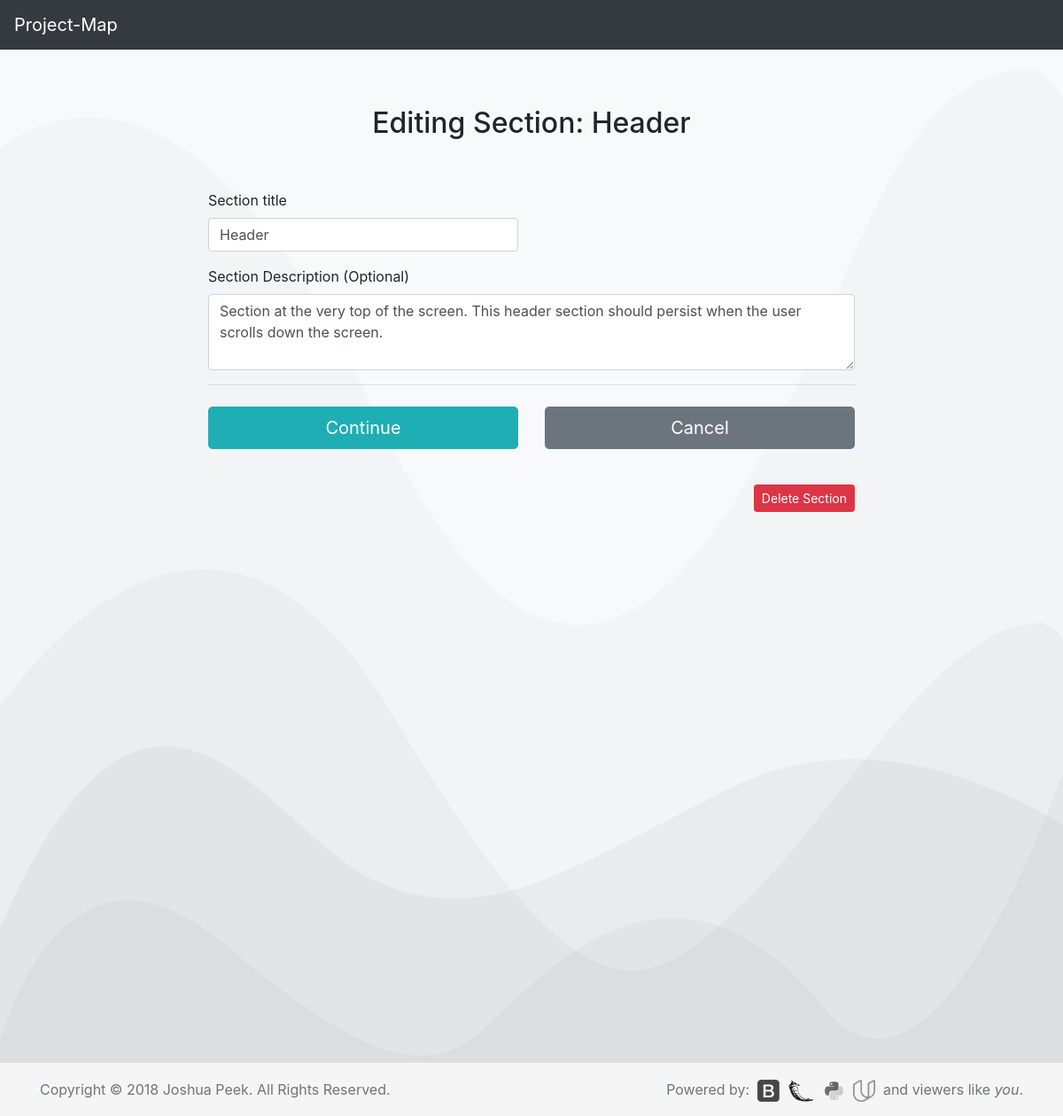
Page /sctn?1&ed on the earlier database version.
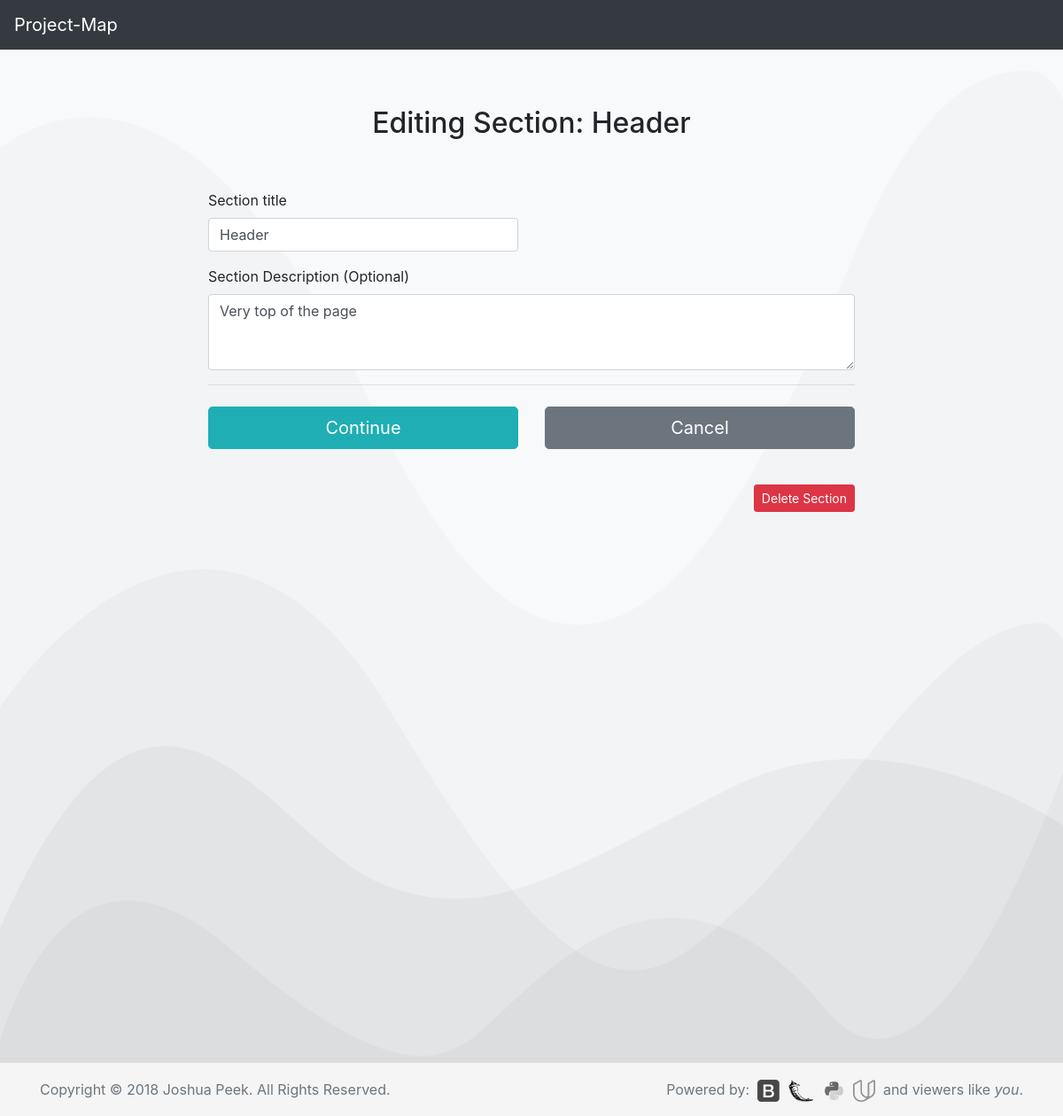
Same page on the later database version.
### database_setup.py (models this page shows, shortened)
class Section(Base):
    __tablename__ = 'section'
    id = Column(Integer, primary_key=True)
    title = Column(String(250), nullable=False)
    description = Column(String(500))
    project_id = Column(Integer, ForeignKey('project.id'))
    project = relationship(Project)

### app.py (the view)
@app.route('/sctn?<int:section_id>&ed', methods=['GET', 'POST'])
def editSection(section_id):
    editSection=session.query(Section).filter_by(id=section_id).one()
    ss=session.query(ScreenSection).filter_by(section_id=section_id).one()
    if request.method == 'POST':
        if request.form['title']:
            editSection.title = request.form['title']
            editSection.description = request.form['description']
        session.add(editSection)
        session.commit()
        flash("Section Edited!")
        return redirect(url_for('screenPage',project_id=editSection.project.id,
                                 screen_id=ss.screen_id))
    else:
        return render_template('update/section.html', section=editSection,
            ScreenSection=ss)

### templates/update/section.html (shortened to what this page needs)
<!doctype html>
<html lang="en">
  {% include "header.html" %}
  <body>
    {% include "menu.html" %}
  <body class="bg-light">
    <div class="container">
      <div class="py-5 text-center">
        <h2>Editing Section: {{section.title}}</h2>
      </div>
      <div class="row">
        <div class="col-md-2">
        </div>
        <div class="col-md-8">
          <form class="needs-validation" action='{{url_for('editSection', section_id=section.id)}}' method='post' novalidate>
            <div class="row">
              <div class="col-md-6 mb-3">
                <label for="title">Section title</label>
                <input type="text" class="form-control" id="title" value="{{section.title}}" name="title" required>
              </div>
            </div>
            <div class="mb-3">
              <label for="description">Section Description <span class="test-muted">(Optional)</span></label>
              <textarea class="form-control" id="description" rows="3" name="description">{{section.description}}</textarea>
            </div>
            <hr class="mb-4">
            <div class="row">
              <div class="col-md-6 mb-3">
                <button class="btn btn-primary btn-lg btn-block" type="Edit">Continue</button>
              </div>
          </form>
              <div class="col-md-6 mb-3">
                <form action="{{url_for('screenPage', project_id=section.project.id, screen_id=ScreenSection.screen.id)}}">
                  <button class="btn btn-secondary btn-lg btn-block" type="submit">Cancel</button>
                </form>
              </div>
            </div>
            <form action="{{url_for('delSection', section_id=section.id)}}">
              <p><br><button style="float:right;" class="btn btn-danger btn-sm" type="submit">Delete Section</button></p>
            </form>
        </div>
        <div class="col-md-2">
        </div>
      </div>
  {% include "footer.html" %}
  </body>
</html>

Differences in the rows shown:
changed Section "Header": description "Section at the very top of the screen. This header section should persist when the user scrolls down the screen." → "Very top of the page"
